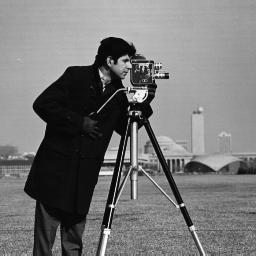
#> input picture A3/cameraman.jpg, 256 x 256 px
$ python q3.py
#> lines starting #> are read from the running program, lines starting #| are printed output that depends on the picture; after the words box and inside, x2 and y2 are one past the last pixel; in counts of white or black regions, pixels touching at a corner belong together
### A3/q.py
def printt(img, imgg):
	m,n = imgg.shape[0]-1, imgg.shape[1]-1
	for i in range(512):
		for j in range(6):
			img[100*j][i] = imgg[100*j][i]
	return img

### A3/q3.py
import numpy as np
import cv2
import matplotlib.pyplot as plt
np.set_printoptions(threshold=np.inf)
import q
def addingNoise(k, orig_img):
	m,n = orig_img.shape[0]-1, orig_img.shape[1]-1
	for i in range(512):
		for j in range(6):
			if(orig_img[100*j][i]+k > 255): orig_img[100*j][i] = 255
			else: orig_img[100*j][i] += k
	return orig_img

def drawImage(title, img):
	f, ax = plt.subplots(figsize=(4,4))
	ax.imshow(img,cmap = "gray")
	ax.set_title(title)

def drawSpectrum(title, F_real):
	f, ax = plt.subplots(figsize=(4,4))
	ax.imshow(np.log(1+F_real), cmap='gray')
	ax.set_title(title);
	return None

def designingFilter(radius, F_real, imgg, F):
	x = M // 2
	y = N // 2
	F_real[x - radius: x + radius, y - radius: y+ radius] = 0
	f, ax = plt.subplots(figsize=(4,4))
	ax.imshow(np.log(1 + F_real), cmap='gray',extent=(-y, y, -x, x))
	ax.set_title('Filter')
	filterr = F_real < np.percentile(F_real, 98)
	filterr = np.fft.ifftshift(filterr)
	F_dim = F.copy()
	F_dim = F_dim * filterr.astype(int)

	f, ax= plt.subplots(figsize=(4,4))
	ax.imshow(np.log10(1 + np.abs(F_dim)), cmap='gray')
	ax.set_title('denoised spectrum')

	image_filtered = np.real(np.fft.ifft2(F_dim))
	image_filtered = q.printt(image_filtered, imgg)
	f, ax1 = plt.subplots(figsize=(4,4))
	ax1.imshow(image_filtered, cmap="gray")
	ax1.set_title('denoised image');
	return image_filtered


def forval(imgg, k):
	noise_img = np.copy(imgg)
	noise_img = addingNoise(k, noise_img)
	cv2.imwrite("noise_img.jpg", noise_img)

	M,N = noise_img.shape
	drawImage("Orignal Image", img)
	drawImage("Noisy Image", noise_img)

	F = np.fft.fftn(noise_img)
	F_real = np.abs(F)

	drawSpectrum("Spectrum magnitude of Noisy Image", F_real)
	F_real = np.fft.fftshift(F_real)
	drawSpectrum("Spectrum magnitude (Centered)", F_real)

	image_filtered = designingFilter(75, F_real, imgg, F)
	plt.show()

img = cv2.imread("cameraman.jpg", 0)
#> img is the input picture: shape (256, 256); min 0, max 255, mean 118.7
imgg = cv2.resize(img, (512, 512),interpolation = cv2.INTER_NEAREST)
M,N = imgg.shape
#> M = 512; N = 512
F_orig = np.abs(np.fft.fftn(imgg))
drawSpectrum("Spectrum magnitude Orignal Image", F_orig)
forval(imgg, 20)
#> in designingFilter, `F_real[x - radius: x + radius, y - radius: y+ radius] = 0`:
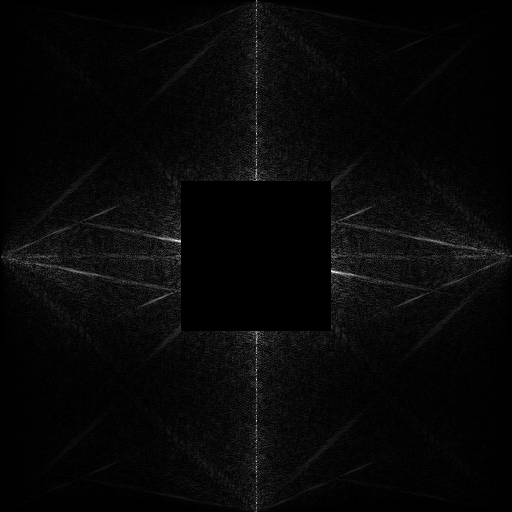
#> F_real: shape (512, 512) float64; min 0, max 104056.4, mean 3439.7; drawn with min black and max white
#> in designingFilter, `filterr = F_real < np.percentile(F_real, 98)`:
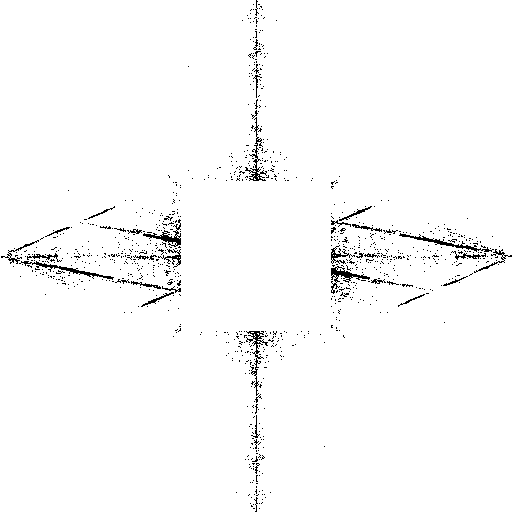
#> filterr: shape (512, 512) bool; 98% white; black in thin lines or dots
#> in designingFilter, `filterr = np.fft.ifftshift(filterr)`: filterr: shape (512, 512) bool; 98% white; black in thin lines or dots
#> in designingFilter, `image_filtered = np.real(np.fft.ifft2(F_dim))`:
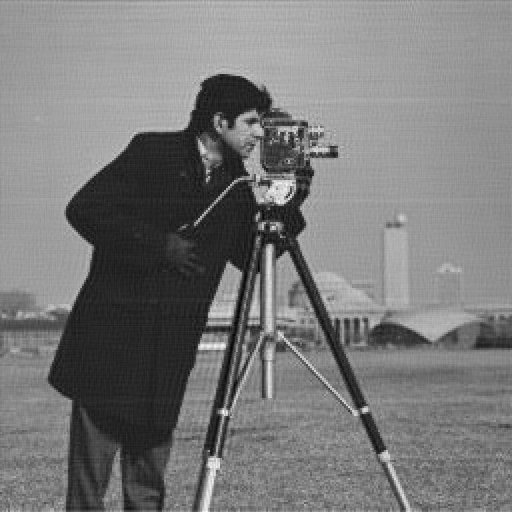
#> image_filtered: shape (512, 512) float64; min -35.44, max 288, mean 119; drawn with min black and max white
#> in forval, `plt.show()`:
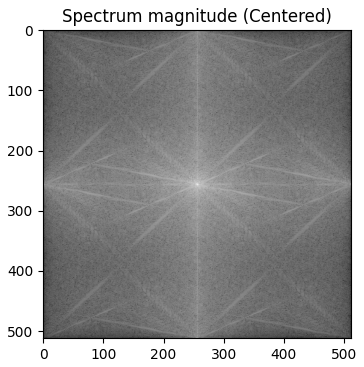
#> figure drawn by matplotlib, 1 panel
#> in forval, `plt.show()`:
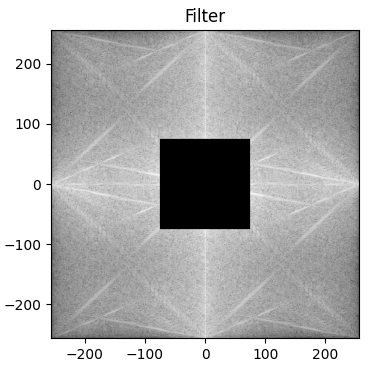
#> figure drawn by matplotlib, 1 panel
#> in forval, `plt.show()`:
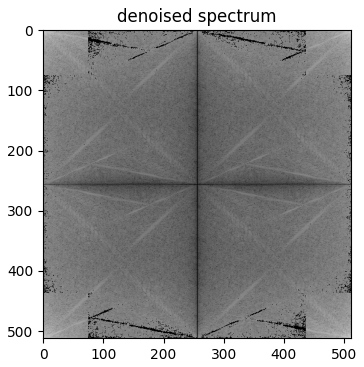
#> figure drawn by matplotlib, 1 panel
forval(imgg, 30)
#> in designingFilter (call 2), `filterr = F_real < np.percentile(F_real, 98)`: filterr: shape (512, 512) bool; 98% white; black in thin lines or dots
#> in designingFilter (call 2), `filterr = np.fft.ifftshift(filterr)`: filterr: shape (512, 512) bool; 98% white; black in thin lines or dots
forval(imgg, 50)
#> call 3 of designingFilter, with radius = 75, F = array of shape (512, 512)
#> in designingFilter (call 3), `filterr = F_real < np.percentile(F_real, 98)`: filterr: shape (512, 512) bool; 98% white; black in thin lines or dots
#> in designingFilter (call 3), `filterr = np.fft.ifftshift(filterr)`:
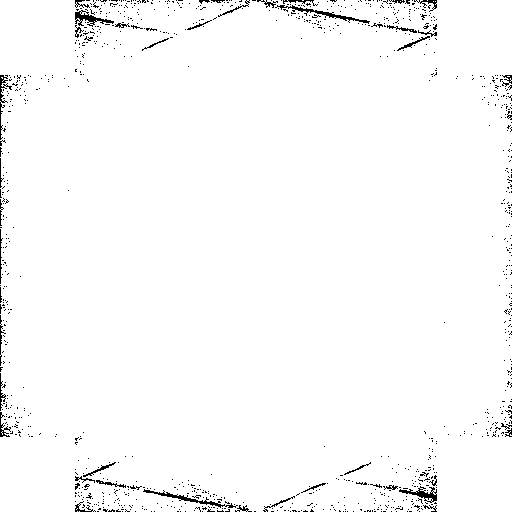
#> filterr: shape (512, 512) bool; 98% white; black in thin lines or dots

$ run again, with A3/x5.bmp saved as A3/cameraman.jpg
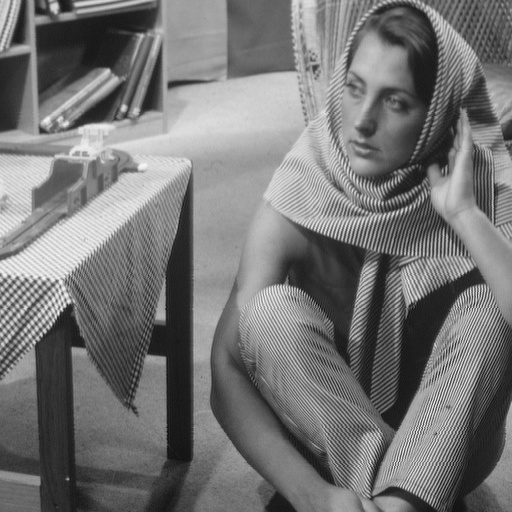
#> input picture A3/x5.bmp, 512 x 512 px
#> img is the input picture: shape (512, 512); min 12, max 248, mean 117.4
#> in designingFilter, `filterr = F_real < np.percentile(F_real, 98)`:
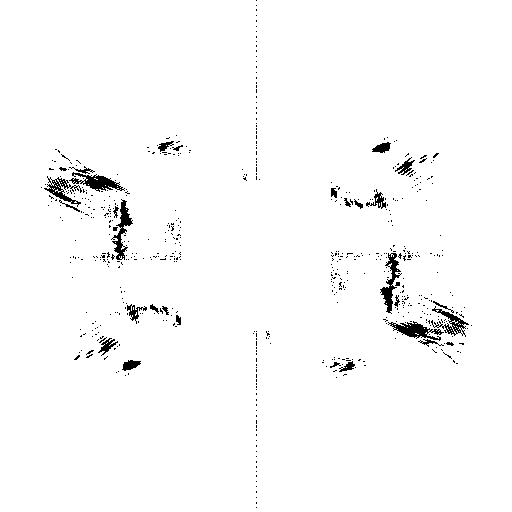
#> filterr: shape (512, 512) bool; 98% white; 590 black regions (560 under 20 px), largest, box (x1, y1, x2, y2) and area: (69, 172, 125, 192) 457, (388, 321, 444, 341) 457, (111, 199, 133, 260) 434
#> in designingFilter (call 3), `F_real[x - radius: x + radius, y - radius: y+ radius] = 0`:
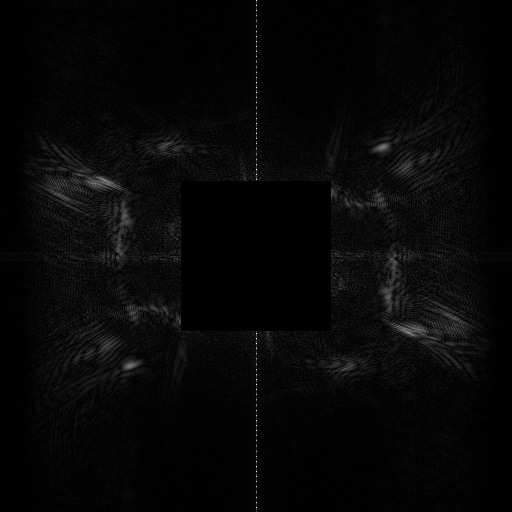
#> F_real: shape (512, 512) float64; min 0, max 168216, mean 4874.2; drawn with min black and max white
